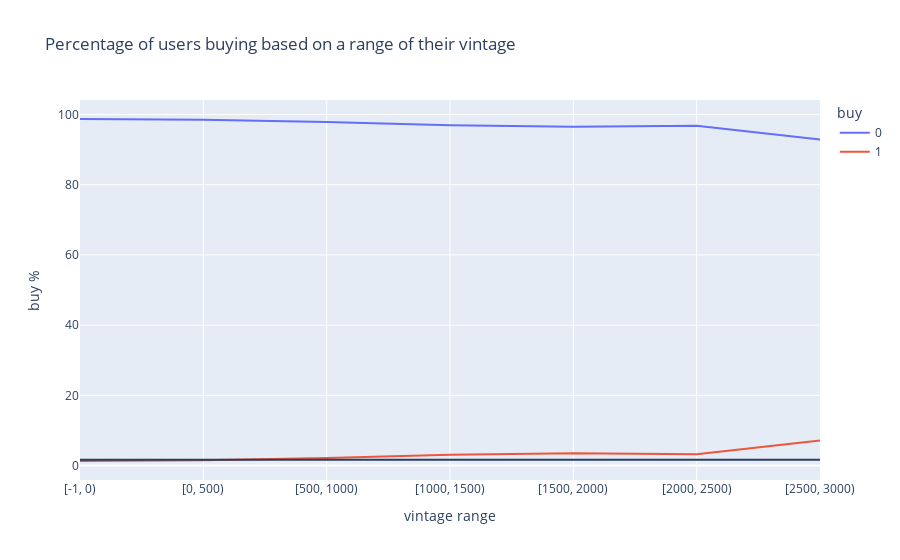

The notebook cell saved with this chart:
### Code cell
bins_v = [-1, 0, 500, 1000, 1500, 2000, 2500, 3000]
df_lead_data['vintage_bins'] = pd.cut(df_lead_data['vintage'], bins_v, right=False, include_lowest=True)


df_vintage_groups = df_lead_data.groupby(df_lead_data['vintage_bins'])['buy'].value_counts(normalize=True).mul(100).rename('percentage').reset_index()
df_vintage_groups['vintage_bins'] = df_vintage_groups['vintage_bins'].astype('str')
fig_vintage = px.line(df_vintage_groups, x='vintage_bins', y='percentage', color='buy', 
              title='Percentage of users buying based on a range of their vintage',
              labels={'vintage_bins': 'vintage range', 'percentage': 'buy %'})
fig_vintage.add_hline(y=buy_pct)
fig_vintage.show()

### Figure 1 — Plotly figure (JSON) as saved in the notebook; plotly's stock layout.template omitted (floating-point values rounded to 4 significant figures)
{"data": [{"hovertemplate": "buy=0<br>vintage range=%{x}<br>buy %=%{y}<extra></extra>", "legendgroup": "0", "line": {"color": "#636efa", "dash": "solid"}, "marker": {"symbol": "circle"}, "mode": "lines", "name": "0", "orientation": "v", "showlegend": true, "type": "scatter", "x": ["[-1, 0)", "[0, 500)", "[500, 1000)", "[1000, 1500)", "[1500, 2000)", "[2000, 2500)", "[2500, 3000)"], "xaxis": "x", "y": [98.7, 98.49, 97.86, 96.95, 96.47, 96.81, 92.86], "yaxis": "y"}, {"hovertemplate": "buy=1<br>vintage range=%{x}<br>buy %=%{y}<extra></extra>", "legendgroup": "1", "line": {"color": "#EF553B", "dash": "solid"}, "marker": {"symbol": "circle"}, "mode": "lines", "name": "1", "orientation": "v", "showlegend": true, "type": "scatter", "x": ["[-1, 0)", "[0, 500)", "[500, 1000)", "[1000, 1500)", "[1500, 2000)", "[2000, 2500)", "[2500, 3000)"], "xaxis": "x", "y": [1.296, 1.51, 2.142, 3.047, 3.53, 3.186, 7.143], "yaxis": "y"}], "layout": {"legend": {"title": {"text": "buy"}, "tracegroupgap": 0}, "shapes": [{"type": "line", "x0": 0, "x1": 1, "xref": "x domain", "y0": 1.64, "y1": 1.64, "yref": "y"}], "title": {"text": "Percentage of users buying based on a range of their vintage"}, "xaxis": {"anchor": "y", "domain": [0, 1], "title": {"text": "vintage range"}}, "yaxis": {"anchor": "x", "domain": [0, 1], "title": {"text": "buy %"}}}}
